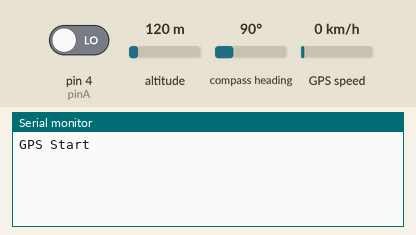
This sketch was run on a simulated Arduino Uno, built with avr-gcc and run on an emulated ATmega328P. Shown: the last lines printed to the serial monitor. The test bench sets the inputs (shaded band); at power-on: pin 4 (pinA) LOW, altitude 120 m, compass heading 90°, GPS speed 0 km/h. The GPS gets a fix after 3 s at 37.7749, -122.4194 with 8 satellites; no radio packets arrive unless stated.

Above: at 1.2 s.
1.3 s: pin 4 (pinA) driven HIGH
At 3.5 s:
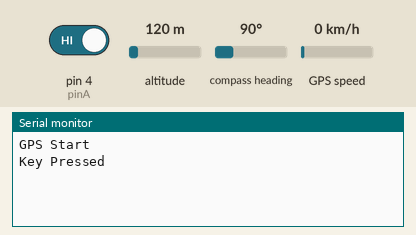
5.5 s: pin 4 (pinA) driven LOW
At 7.1 s:
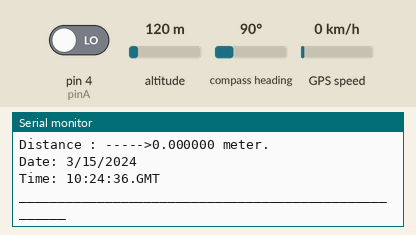
7.5 s: altitude set to 500 m
At 8.4 s:
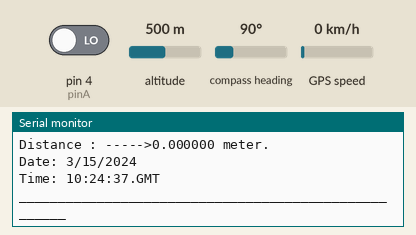
12.5 s: altitude set to 20 m
At 13.4 s:
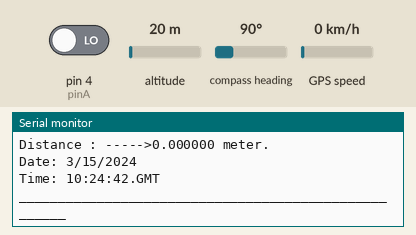
17.5 s: altitude set to 250 m
At 18.4 s:
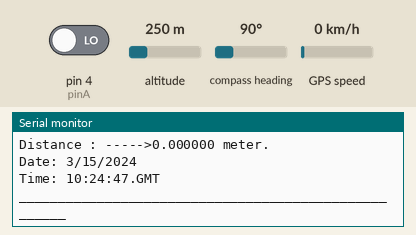
22.5 s: altitude set to 0 m
At 23.3 s:
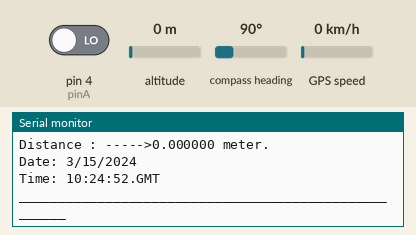
Timing chart, 0 to 25.5 s (numbered marks = the images above; inputs shaded):
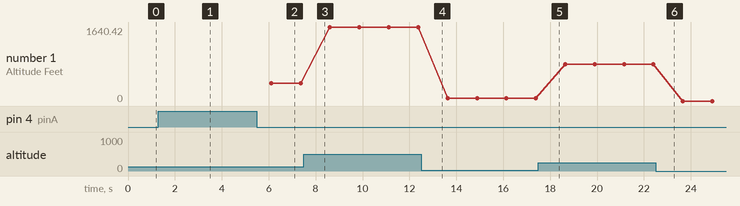

The sketch:

RF_Transmitter.ino
```cpp
#include "TinyGPS++.h"
#include "SoftwareSerial.h"

#include <SPI.h>
#include <nRF24L01.h>
#include <RF24.h>
SoftwareSerial serial_connection(2, 3);  //tx,rx
TinyGPSPlus gps;                         // GPS object to process the NMEA data
RF24 radio(9, 8);
#define DEGTORAD 0.0174532925199432957f

double Lat = 22.8030048;
double Lon = 89.5351920;

float msg[5];


int pinA = 4;

double text;
double rext;

double distance;

const byte address[6] = "zulas";
String Lat_val;
String Long_val;

void setup() {
  // put your setup code here, to run once:
  radio.begin();
  Serial.begin(9600);
  pinMode(pinA, INPUT);

  serial_connection.begin(9600);
  Serial.println("GPS Start");
  radio.openWritingPipe(address);
  radio.stopListening();
}

void loop() {


  while (serial_connection.available()) {
    gps.encode(serial_connection.read());
  }
  if (gps.location.isUpdated()) {

    if (digitalRead(pinA) == HIGH) {
      Serial.println("Key Pressed");
      Lat = (gps.location.lat());
      msg[1] = Lat;
      Lon = (gps.location.lng());
      msg[2] = Lon;

    }

    else {
      msg[3] = (gps.location.lat());
      msg[4] = gps.location.lng();

      Serial.print("Satellite Count:");
      Serial.println(gps.satellites.value());
      //    double lat=gps.location.lat();
      //    Lat_val=String(lat, 6);
      Serial.print("Latitude:");
      Serial.println(gps.location.lat(), 6);
      Serial.print("Longitude:");
      Serial.println(gps.location.lng(), 6);

      Serial.print("Altitude Feet:");
      Serial.println(gps.altitude.feet());
      Serial.println("");


      Serial.println("Fixed Co-ordinates: ");
      Serial.print("Latitude :");
      Serial.println(Lat, 6);
      //  radio.write(&text, sizeof(text));
      //
      Serial.print("Longitude ");
      Serial.println(Lon, 6);
      //  radio.write(&rext, sizeof(rext));


      // Distance

      const float R = 6371000;  // km
      float p1 = gps.location.lat() * DEGTORAD;
      float p2 = Lat * DEGTORAD;
      float dp = (Lat - gps.location.lat()) * DEGTORAD;
      float dl = (Lon - gps.location.lng()) * DEGTORAD;

      float x = sin(dp / 2) * sin(dp / 2) + cos(p1) * cos(p2) * sin(dl / 2) * sin(dl / 2);
      float y = 2 * atan2(sqrt(x), sqrt(1 - x));

      distance = R * y;
      msg[0] = distance;
      radio.write(&msg, sizeof(msg));
      Serial.print("Distance : ----->");
      Serial.print(distance, 6);
      Serial.println(" meter.");
      //22.803386
      //89.538856


      Serial.print("Date: ");
      if (gps.date.isValid()) {
        Serial.print(gps.date.month());
        Serial.print("/");
        Serial.print(gps.date.day());
        Serial.print("/");
        Serial.println(gps.date.year());
      }

      Serial.print("Time: ");
      if (gps.time.isValid()) {
        if (gps.time.hour() < 10) Serial.print(F("0"));
        Serial.print(gps.time.hour());
        Serial.print(":");
        if (gps.time.minute() < 10) Serial.print(F("0"));
        Serial.print(gps.time.minute());
        Serial.print(":");
        if (gps.time.second() < 10) Serial.print(F("0"));
        Serial.print(gps.time.second());
        Serial.print(".GMT");
      }
      Serial.println("");
      Serial.println("_____________________________________________________");
      delay(1000);
    }
  }
}
```

Measured:
- after the input at 1.3 s, the serial monitor: prints a new line after 1.7 s (image 1)
- after the input at 5.5 s, the serial monitor: prints a new line after 0.54 s (image 2)
- plotted number 1: 393.7 → 1640.42 after the input at 7.5 s, 1640.42 → 65.62 after the input at 12.5 s, 65.62 → 820.21 after the input at 17.5 s
